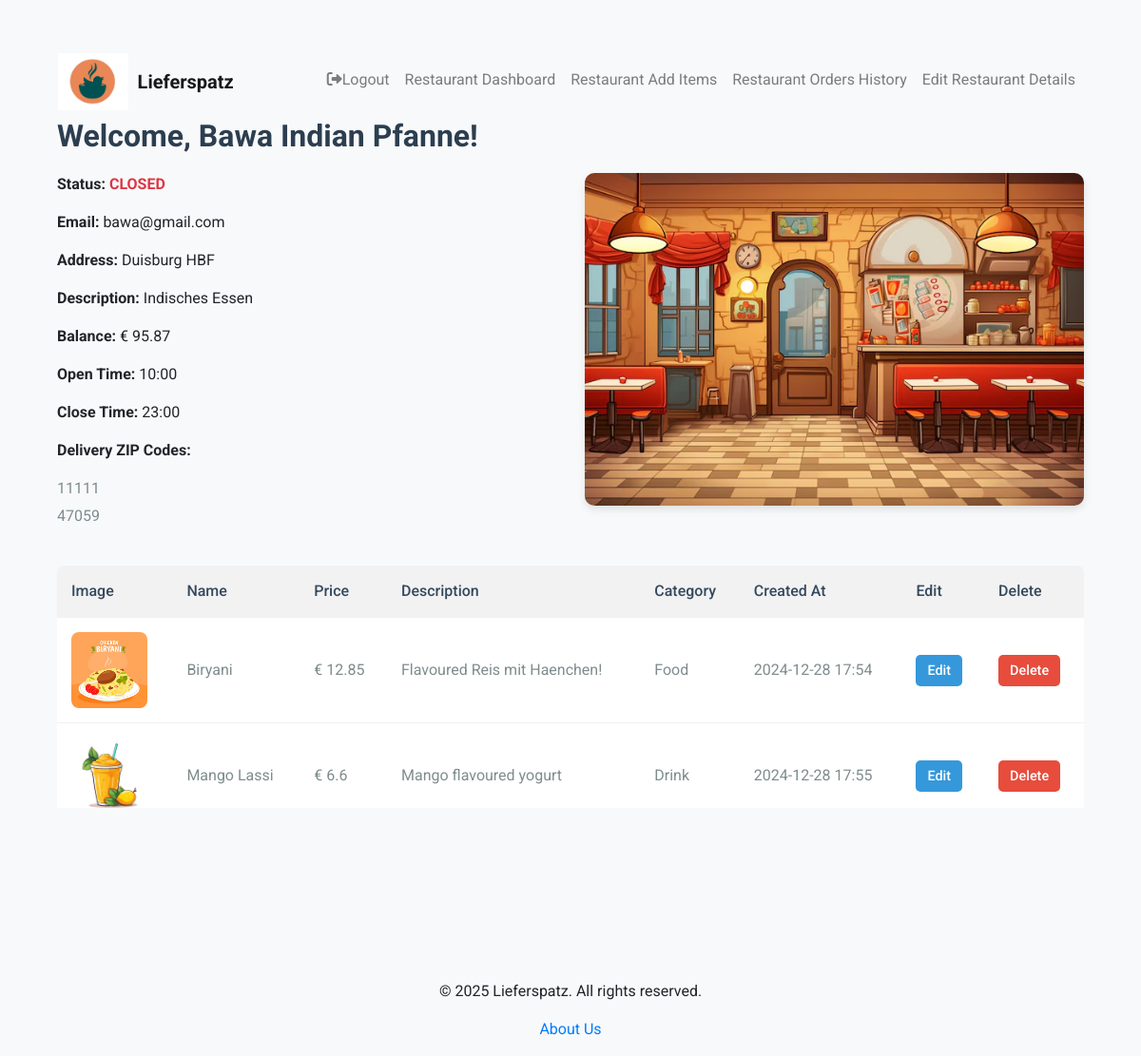
Page /restaurant/restaurant/dashboard (signed in) on the committed database.
### tables this page shows
CREATE TABLE restaurants (
            RestaurantID INTEGER PRIMARY KEY AUTOINCREMENT,
            Name TEXT,
            Email TEXT UNIQUE,  -- Unique email for restaurant login
            Address TEXT,
            ZipCode TEXT,
            Description TEXT,
            ImageURL TEXT, -- Store the file path instead of URL
            Password TEXT,
            Balance REAL DEFAULT 0.0,
            OpenTime TIME,
            CloseTime TIME,
            CreatedAt DATETIME
        );

CREATE TABLE delivery_zip_codes (
            ZipCodeID INTEGER PRIMARY KEY AUTOINCREMENT,
            RestaurantID INTEGER,
            ZipCode TEXT,
            FOREIGN KEY (RestaurantID) REFERENCES restaurants(RestaurantID)
        );

CREATE TABLE Items(
                        ItemID INTEGER PRIMARY KEY AUTOINCREMENT,
                        RestaurantID INTEGER,
                        Name TEXT,
                        Price REAL,
                        Description TEXT,
                        ImageURL TEXT,
                        Category TEXT, -- e.g. 'main dish', 'drink', etc.
                        CreatedAt DATETIME,
                        FOREIGN KEY (RestaurantID) REFERENCES restaurants(RestaurantID)
                );

### routes/restaurant.py (the view)
@restaurant_bp.route('/restaurant/dashboard')
def restaurant_dashboard():
    if 'restaurant' not in session:
        return redirect(url_for('auth.login'))
    conn = get_db_connection()
    cursor = conn.cursor()
    cursor.execute('SELECT * FROM restaurants WHERE RestaurantID = ?', (session['restaurant']['RestaurantID'],))
    restaurant_data = cursor.fetchone()
    cursor.execute('SELECT ZipCode FROM delivery_zip_codes WHERE RestaurantID = ?', (session['restaurant']['RestaurantID'],))
    delivery_zip_codes = [row['ZipCode'] for row in cursor.fetchall()]
    conn.close()
    session['restaurant'] = dict(restaurant_data)
    current_time = datetime.now().time()
    open_time = datetime.strptime(restaurant_data['OpenTime'], '%H:%M').time()
    close_time = datetime.strptime(restaurant_data['CloseTime'], '%H:%M').time()
    if open_time < close_time:
        is_open = open_time <= current_time < close_time
    else:
        is_open = current_time >= open_time or current_time < close_time
    status = "OPEN" if is_open else "CLOSED"
    rows = RDB_util.get_all_items_from_database()
    items = []
    for row in rows:
        row = list(row)  # Convert tuple to list to allow modification
        row[4] = datetime.strptime(row[4], '%Y-%m-%d %H:%M:%S.%f')
        items.append(row)
    restaurant_data = session['restaurant']
    return render_template('dashboard_restaurant.html', user=restaurant_data, items = items, delivery_zip_codes=delivery_zip_codes, status=status)

### RDB_util.py (called while the page is built)
def connect_to_database():
    conn = sqlite3.connect('lieferspatz.db',isolation_level=None)
    return conn

def get_all_items_from_database():
    conn = connect_to_database()
    cursor  = conn.cursor()
    cursor.execute("SELECT ItemID, Name, Price, Description, CreatedAt, ImageURL, Category FROM Items WHERE RestaurantID = ?", (session['user_id'],))
    rows = cursor.fetchall()
    conn.close()
    return rows

### app.py (called while the page is built)
@app.after_request
def add_cache_control(response):
    response.headers['Cache-Control'] = 'no-store, no-cache, must-revalidate, proxy-revalidate'
    response.headers['Pragma'] = 'no-cache'
    response.headers['Expires'] = '0'
    return response

### db.py (called while the page is built)
def get_db_connection():
    conn = sqlite3.connect(Config.DATABASE)
    conn.row_factory = sqlite3.Row
    return conn

### templates/dashboard_restaurant.html (shortened to what this page needs)
{% extends 'base.html' %}
{% block head %}
    <link href="https://stackpath.bootstrapcdn.com/bootstrap/4.5.2/css/bootstrap.min.css" rel="stylesheet">
{% endblock%}
{% block content %}
    <div class="container">
        <h1 class="animate__animated animate__fadeIn">Welcome, {{ user['Name'] }}!</h1>
        <div class="row">
            <div class="col-md-6 animate__animated animate__fadeIn">
                <p><strong>Status:</strong> <span class="{% if status == 'OPEN' %}text-success{% else %}text-danger{% endif %}"><strong> {{ status }}</strong> </span></p>
                <p><strong>Email:</strong> {{ user['Email'] }}</p>
                <p><strong>Address:</strong> {{ user['Address'] }}</p>
                <p><strong>Description:</strong> {{ user['Description'] }}</p>
                <p><strong>Balance:</strong> € {{ user['Balance'] | float | round(2) }}</p>
                <p><strong>Open Time:</strong> {{ user['OpenTime'] }}</p>
                <p><strong>Close Time:</strong> {{ user['CloseTime'] }}</p>
                <p><strong>Delivery ZIP Codes:</strong></p>
                <ul>
                    {% for zip_code in delivery_zip_codes %}
                        <li>{{ zip_code }}</li>
                    {% endfor %}
                </ul>
            </div>
            <div class="col-md-6 text-center animate__animated animate__fadeInRight">
                {% if user.ImageURL %}
                    <img src="{{ url_for('static', filename=user.ImageURL.split('static/')[1]) }}" alt="Restaurant Image" class="img-fluid" style="max-width: 100%; border-radius: 10px; box-shadow: 0 4px 8px rgba(0, 0, 0, 0.1);">
                {% endif %}
            </div>
        </div>
        <div class="table-responsive mt-4 animate__animated animate__fadeIn">
            <table>
                <thead>
                    <tr>
                        <th>Image</th>
                        <th>Name</th>
                        <th>Price</th>
                        <th>Description</th>
                        <th>Category</th>
                        <th>Created At</th>
                        <th>Edit</th>
                        <th>Delete</th>
                    </tr>
                </thead>
                <tbody>
                    {% for item in items %}
                    <tr>
                        <td>
                            {% if item[5] == None %}
                                <img src="{{ url_for('static', filename='images/foodlogo.png') }}" alt="Item Image">
                            {% else %}
                                <img src="{{ url_for('static', filename=item[5].split('static/')[1]) }}" alt="Item Image">
                            {% endif %}
                        </td>
                        <td>{{ item[1] }}</td>
                        <td>€ {{ item[2] }}</td>
                        <td>{{ item[3] }}</td>
                        <td>{{ item[6] }}</td>
                        <td>{{ item[4].strftime('%Y-%m-%d %H:%M') }}</td>
                        <td>
                            <form action="/restaurant/edit_item_screen" method="POST">
                                <button type="submit" name="ItemID" value="{{ item[0] }}" class="btn btn-primary">Edit</button>
                            </form>
                        </td>
                        <td>
                            <form action="/restaurant/delete_item" method="POST" onsubmit="return confirm('Are you sure you want to delete this item?');">
                                <button type="submit" name="ItemID" value="{{ item[0] }}" class="btn btn-danger">Delete</button>
                            </form>
                        </td>
                    </tr>
                    {% endfor %}
                </tbody>
            </table>
        </div>
    </div>
{% endblock %}

### templates/dashboard_restaurant.html (style rules this page uses)
body { font-family: 'Roboto', sans-serif; background-color: #f8f9fa; }
h1 { font-size: 2rem; font-weight: bold; color: #2c3e50; margin-bottom: 20px; }
table { width: 100%; border-collapse: collapse; background-color: white; box-shadow: 0 4px 6px rgba(0, 0, 0, 0.1); border-radius: 8px; overflow: hidden; }
th, td { padding: 15px; text-align: left; border-bottom: 1px solid #f1f1f1; }
th { background-color: #f2f2f2; font-weight: 500; color: #34495e; }
td { color: #7f8c8d; }
td img { max-width: 80px; border-radius: 8px; }
.btn { font-size: 0.9rem; font-weight: 500; border-radius: 5px; }
.btn-primary { background-color: #3498db; border: none; }
.btn-danger { background-color: #e74c3c; border: none; }
ul { list-style: none; padding: 0; }
ul li { color: #7f8c8d; margin-bottom: 5px; }

### rows in the picture
restaurants: Name "Bawa Indian Pfanne", Email "bawa@gmail.com", Address "Duisburg HBF", Description "Indisches Essen", Balance "95.87", OpenTime "10:00", CloseTime "23:00", ImageURL (picture)
delivery_zip_codes: ZipCode "11111"
delivery_zip_codes: ZipCode "47059"
Items: ImageURL (picture), Name "Biryani", Price "12.85", Description "Flavoured Reis mit Haenchen!", Category "Food", CreatedAt "2024-12-28 17:54", {{ item[0] }} 1 (drawn)
Items: ImageURL (picture), Name "Mango Lassi", Price "6.6", Description "Mango flavoured yogurt", Category "Drink", CreatedAt "2024-12-28 17:55", {{ item[0] }} 2 (drawn)
Items: ImageURL (picture), {{ item[0] }} 6 (drawn)

### other values in the picture
{{ status }} "CLOSED"
